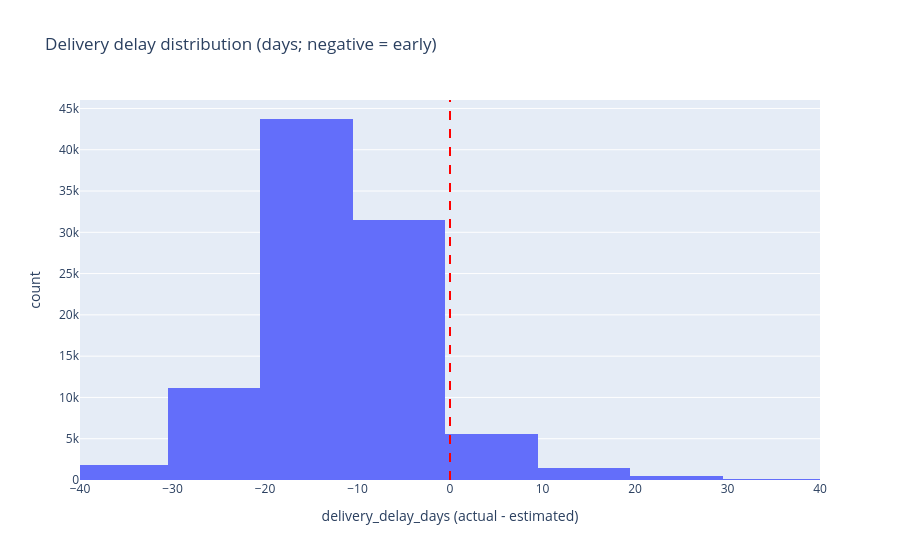

Write notebook code for a chart like this one.
### Markdown cell above
## Delivery Performance

### Code cell
eligible = m.delivery_timing_eligible(orders_analytics)
print(f"Timing-eligible delivered orders: {len(eligible):,} of {m.order_count(orders_analytics):,} delivered "
      f"({len(eligible)/m.order_count(orders_analytics)*100:.1f}%)")
print(f"On-time rate: {m.on_time_delivery_rate(orders_analytics)*100:.2f}%")
print(f"Late rate: {m.late_delivery_rate(orders_analytics)*100:.2f}%")
print(f"Average delivery time: {m.average_delivery_days(orders_analytics):.1f} days (median {m.median_delivery_days(orders_analytics):.0f})")

fig = px.histogram(eligible, x="delivery_delay_days", nbins=60,
                    title="Delivery delay distribution (days; negative = early)")
fig.add_vline(x=0, line_dash="dash", line_color="red")
fig.update_layout(xaxis_range=[-40, 40], xaxis_title="delivery_delay_days (actual - estimated)")
fig.show()

### Figure 1 — Plotly figure (JSON) as saved in the notebook; plotly's stock layout.template omitted (floating-point values rounded to 4 significant figures; data arrays with more than 128 entries replaced by an {"elided": "..."} marker saying what was removed)
{"data": [{"bingroup": "x", "hovertemplate": "delivery_delay_days=%{x}<br>count=%{y}<extra></extra>", "legendgroup": "", "marker": {"color": "#636efa", "pattern": {"shape": ""}}, "name": "", "nbinsx": 60, "orientation": "v", "showlegend": false, "type": "histogram", "x": {"elided": "96470 int values"}, "xaxis": "x", "yaxis": "y"}], "layout": {"barmode": "relative", "legend": {"tracegroupgap": 0}, "shapes": [{"line": {"color": "red", "dash": "dash"}, "type": "line", "x0": 0, "x1": 0, "xref": "x", "y0": 0, "y1": 1, "yref": "y domain"}], "title": {"text": "Delivery delay distribution (days; negative = early)"}, "xaxis": {"anchor": "y", "domain": [0.0, 1.0], "range": [-40, 40], "title": {"text": "delivery_delay_days (actual - estimated)"}}, "yaxis": {"anchor": "x", "domain": [0.0, 1.0], "title": {"text": "count"}}}}
